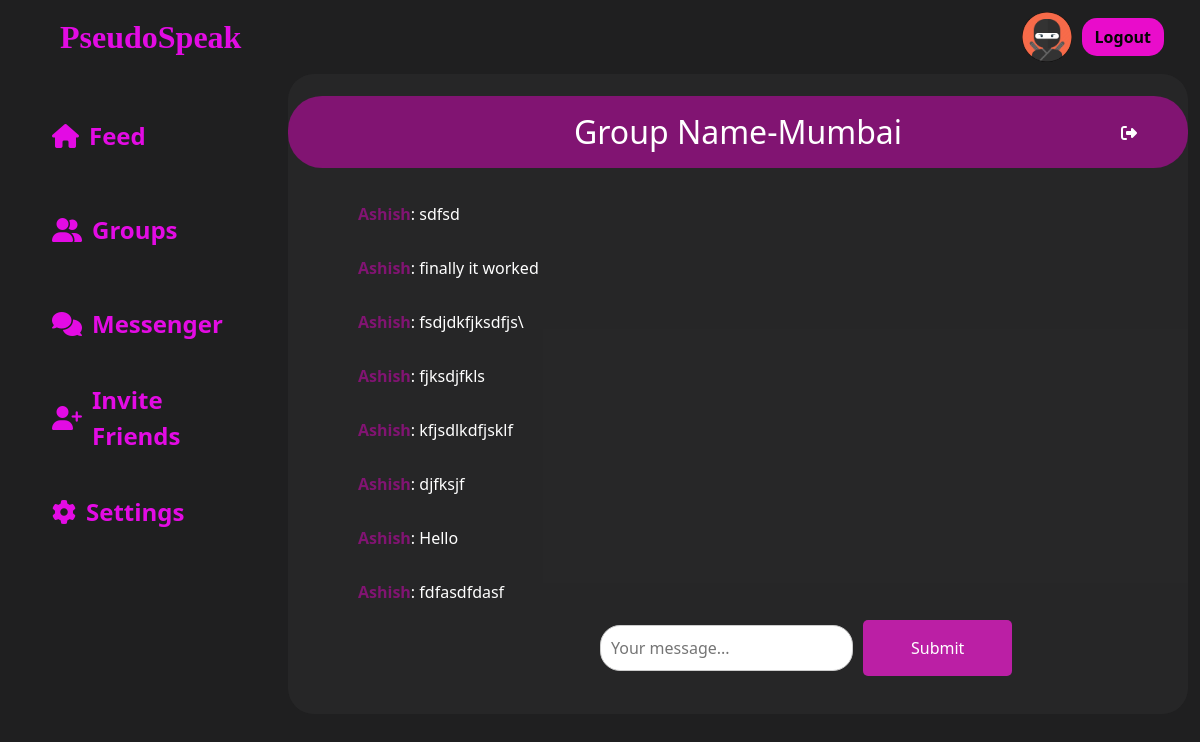
The page /room/categories/mumbai (signed in) on the database as committed earlier.
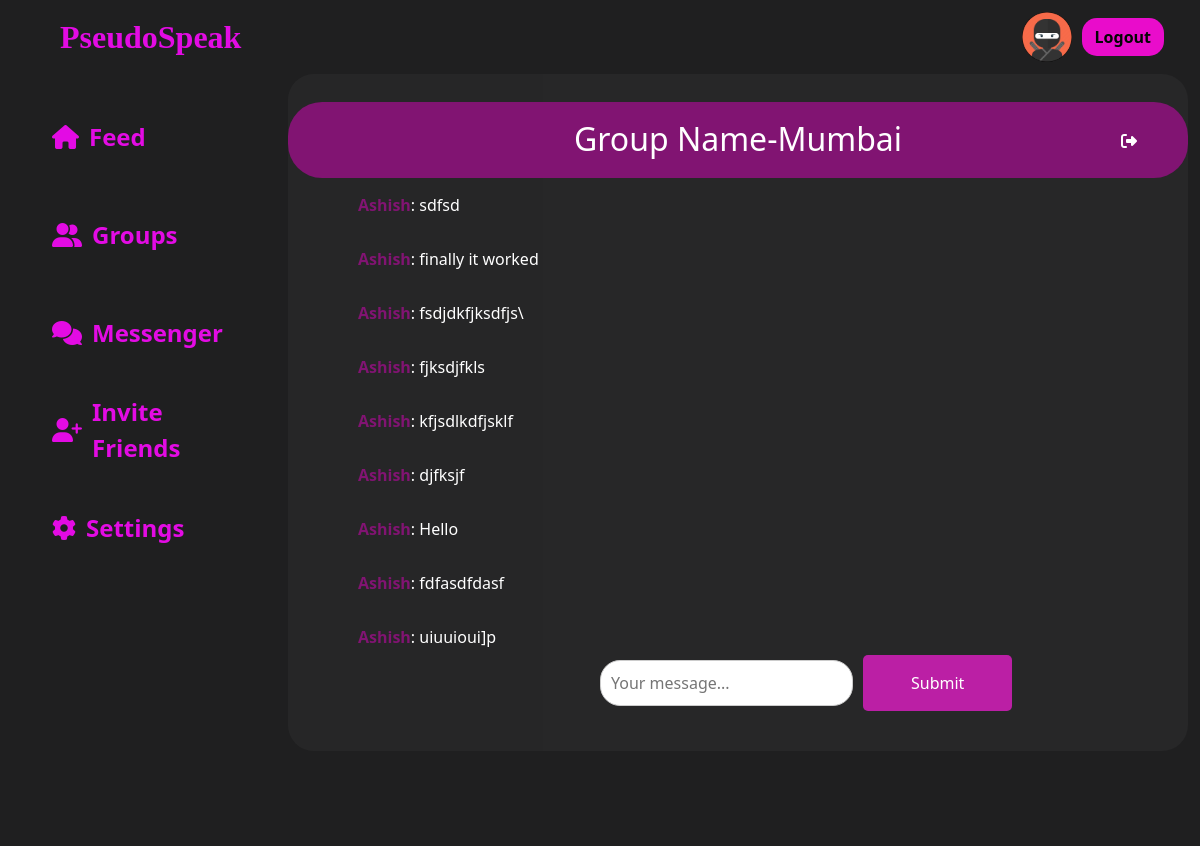
The same page on the database as committed later.
### room/models.py (models this page shows, shortened)
class Message(models.Model):
    room = models.ForeignKey(Room, related_name='messages', on_delete=models.CASCADE)
    user=models.ForeignKey(User,null=True,on_delete=models.CASCADE)
    content=models.TextField()
    image=models.ImageField(null=True,blank=True,upload_to="images/")
    likes=models.IntegerField(null=True,default=0)
    view_count=models.IntegerField(null=True,default=0)
    hashtags=models.ManyToManyField('Hashtag')
    date_added = models.DateTimeField(auto_now_add=True,null=True)
    parent_message = models.ForeignKey('self', null=True, blank=True, on_delete=models.CASCADE, related_name='replies')
    def decrypt_message(self):  # Replace with your actual secret key
        try:
            message_decrypted=f.decrypt(self.content)
            message_decoded=message_decrypted.decode('utf-8')
            return message_decoded
        except Exception as e:
            print(f"InvalidToken exception: {e.__cause__}")
            return "Invalid decryption token"
    class Meta:
        ordering = ('date_added',)

### room/views.py (the view)
# urls.py: path("room/",include("room.urls")),
def room(request, slug):
    if request.method=='POST':
        user=request.user
        room=Room.objects.get(slug=slug)
        room.users.remove(user)
        room.save()
        return redirect(rooms,name="recommended")
    room=Room.objects.get(slug=slug)
    messages=Message.objects.filter(room=room)
    for message in messages:
        print(message.decrypt_message())
    return render(request, 'room/room.html', {'room': room, 'messages': messages})

### room/templates/room/room.html (shortened to what this page needs)
{% load static %}
<!DOCTYPE html>
<html lang="en">
  <head>
    <link
      href="https://cdn.jsdelivr.net/npm/bootstrap@5.3.1/dist/css/bootstrap.min.css"
      rel="stylesheet"
    />
  </head>
  <body>
    <nav class="navbar navbar-expand bg-body-tertiary">
      <div class="container-fluid">
        <a class="navbar-brand ms-5 nav-logo" href="{% url 'index' %}"
          >PseudoSpeak</a
        >
        <div class="collapse navbar-collapse" id="navbarSupportedContent">
          {% if user.is_authenticated %}
          <img
            id="profile_img_navbar"
            src="{{ user.profile.profile_img.url }}"
            alt=""
            style="
              width: 50px;
              height: 50px;
              border-radius: 50%;
              margin-right: 10px;
            "
          />
          <a href="{% url 'logout' %}" class="btn signbtn me-4">Logout</a>
          {% else %}
          <a href="{% url 'login_or_signup_view' %}" class="btn signbtn me-4"
            >Sign in</a
          >
          {% endif %}
        </div>
      </div>
    </nav>
    <div class="container-fluid">
      <div class="row content-1">
        <div class="col-3 content-1a res2 sidebar" id="sidebar">
          <ul>
            <li class="active">
              <i class="fa-solid fa-house"></i
              ><a href="{% url 'index' %}">Feed</a>
            </li>
            <li>
              <i class="fa-solid fa-user-group"></i
              ><a href="{% url 'rooms' name='recommended' %}">Groups</a>
            </li>
            <li>
              <i class="fa-solid fa-comments"></i
              ><a href="{% url 'messenger' %}">Messenger</a>
            </li>
            <li><i class="fa-solid fa-user-plus"></i>Invite Friends</li>
            <li>
              <i class="fa-solid fa-gear"></i
              ><a href="{% url 'logout' %}">Settings</a>
            </li>
          </ul>
        </div>
        <div class="col-9 chat-container">
          <div class="group-name">
            <h1>Group Name-{{ room.name }}</h1>
            <form method="post" style="margin-top: -2vw">
              <button
                id="exit"
                style="
                  position: absolute;
                  right: 5%;
                  background-color: transparent;
                  border: none;
                "
              >
                <i class="fa-solid fa-right-from-bracket"></i>
              </button>
            </form>
          </div>
          <div class="lg:w-2/4 mx-4 lg:mx-auto p-4 rounded-xl">
            <div class="chat-messages space-y-3" id="chat-messages">
              {% for m in messages %}
              <div class="chat-message">
                <b>{{ m.user.username }}</b>: {{ m.decrypt_message }}
              </div>
              {% endfor %}
            </div>
          </div>
          <div class="msg-out w-80 mx-auto p-4 rounded-xl">
            <form method="post" action="." class="message-input-form">
              <input
                type="text"
                name="content"
                class="msg-in flex-1 mr-3 w-full rounded-l-lg"
                placeholder="Your message..."
                id="chat-message-input"
              />
              <button
                class="msg-button1 px-5 py-3 rounded-r-lg text-white bg-teal-600 hover:bg-teal-700"
                id="chat-message-submit"
              >
                Submit
              </button>
            </form>
          </div>
        </div>
      </div>
    </div>
  </body>
</html>

Rows that differ between the two databases and show on the page:
added Message: user.username "Ashish", decrypt_message "uiuuioui]p"
